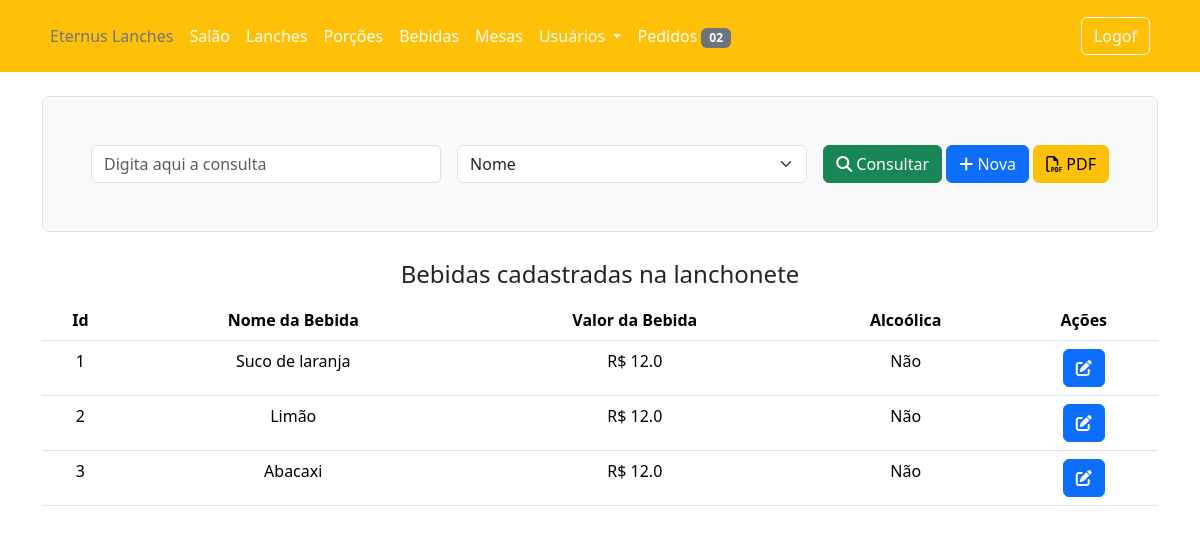
Before: /bebidas (signed in) with the older database file.
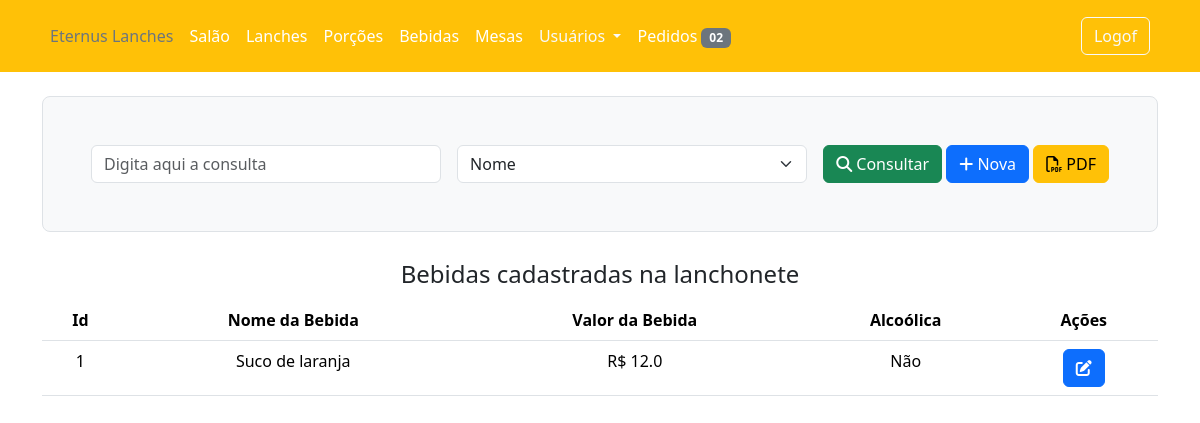
After: the same page with the newer database file.
### app/models/bdEternusLanches.py (models this page shows, shortened)
class Bebidas(db.Model):
    __tablename__ = 'Bebidas'
    id = db.Column(db.Integer, primary_key=True)
    nome = db.Column(db.String(40), unique=True, nullable=True)
    valor = db.Column(db.Float, nullable=False)
    alcoolica = db.Column(db.Boolean, nullable=False)
    img = db.Column(db.String(20), nullable=False, default='default.jpg')

### app/controllers/lanchonete/routes.py (the view)
@lanchonete.route('/bebidas', methods=['GET'])
@login_required
def bebidas():
    if current_user.is_authenticated:
        if current_user.acesso[0].tipo == 'Funcionario':
            form = BebidaConsultaForm()
            bebidas = Bebidas.query.all()
            return render_template('lanchonete/bebidas/bebidas.html', title='Bebidas', form=form, bebidas=bebidas)
        else:
            flash('Não tem permissão para acessar essa página', 'danger')
            return redirect(url_for('home.index'))
    else:
        flash('Faça o login para acessar essa página.', 'danger')
        return redirect(url_for('users.login'))

### app/controllers/lanchonete/lanchoneteForm.py
class BebidaConsultaForm(FlaskForm):
    consultar = StringField('Consulta', validators=[DataRequired()])
    selection = SelectField(choices=['Nome', 'Id'])

### app/models/bdEternusLanches.py (called while the page is built)
@login_manager.user_loader
def load_user(user_id):
    return Users.query.get(int(user_id))

### app/templates/lanchonete/bebidas/bebidas.html (shortened to what this page needs)
{% extends 'layout/lanchonete.html' %}
{% block content %}
<div class="container">
    <header class="h-100 p-5 bg-light border rounded-3 mt-4">
        <form action="" method="POST" class="row g-3">
            <div class="col md-3">
                {{form.consultar(class='form-control', placeholder='Digita aqui a consulta')}}
            </div>
            <div class="col md-4">
                {{form.selection(class='form-select col-md-2 ml-3')}}
            </div>
            <div class="col-auto">
                <button type="submit" class="btn btn-success ml-4"><i class="fa-solid fa-magnifying-glass"></i> Consultar</button>
                <a class="btn btn-primary ml-3" href="{{url_for('lanchonete.novaBebida')}}" role="button"><i class="fa-solid fa-plus"></i> Nova</a>
                <a class="btn btn-warning ml-3" href=" " role="button"><i class="fa-regular fa-file-pdf"></i> PDF</a>
            </div>
        </form>
    </header>
    <main>
        <fieldset>
            <legend class="text-center mt-4">Bebidas cadastradas na lanchonete</legend>
            <table class="table table-hover text-center">
                <thead>
                    <tr>
                        <th scope="col">Id</th>
                        <th scope="col">Nome da Bebida</th>
                        <th scope="col">Valor da Bebida</th>
                        <th scope="col">Alcoólica</th>
                        <th scope="col">Ações</th>
                    </tr>
                </thead>
                <tbody>
                    {% for bebida in bebidas%}
                    <tr>
                        <td scope="row">{{bebida.id}}</td>
                        <td scope="row">{{bebida.nome}}</td>
                        <td scope="row">R$ {{bebida.valor}}</td>
                        {% if bebida.alcoolica %}
                            <td scope="row">Sim</td>
                        {% else %}
                            <td scope="row">Não</td>
                        {% endif %}
                        <td scope="row">
                            <button onclick="editarBebida('{{bebida.id}}')" type="button" class="btn btn-primary" data-bs-toggle="modal" data-bs-target="#bebidaModal">
                                <i class="fa-solid fa-pen-to-square"></i>
                            </button>
                        </td>
                    </tr>
                    {% endfor %}
                </tbody>
            </table>
        </fieldset>
    </main>
</div>
{% endblock content %}

### app/templates/layout/lanchonete.html (shortened to what this page needs)
<!doctype html>
<html lang="en">
    <head>
        <link rel="stylesheet" href="{{url_for('static', filename='node_modules/bootstrap/dist/css/bootstrap.min.css')}}"/>
        <link rel="stylesheet" href="{{url_for('static', filename='node_modules/@fortawesome/fontawesome-free/css/fontawesome.css')}}">
        <link rel="stylesheet" href="{{url_for('static', filename='node_modules/@fortawesome/fontawesome-free/css/brands.css')}}">
        <link rel="stylesheet" href="{{url_for('static', filename='node_modules/@fortawesome/fontawesome-free/css/solid.css')}}">
    </head>
    <body>
      <header class="p-3 text-bg-warning">
        <div class="container">
          <div class="d-flex flex-wrap align-items-center justify-content-center justify-content-lg-start">
            <ul class="nav col-12 col-lg-auto me-lg-auto mb-2 justify-content-center mb-md-0">
              <li><a href="{{url_for('home.index')}}" class="nav-link px-2 text-secondary">Eternus Lanches</a></li>
              <li><a href="{{url_for('lanchonete.salaoLanchonete')}}" class="nav-link px-2 text-white">Salão</a></li>
              <li><a href="{{url_for('lanchonete.lanchesView')}}" class="nav-link px-2 text-white">Lanches</a></li>
              <li><a href="{{url_for('lanchonete.porcoes')}}" class="nav-link px-2 text-white">Porções</a></li>
              <li><a href="{{url_for('lanchonete.bebidas')}}" class="nav-link px-2 text-white">Bebidas</a></li>
              <li><a href="{{url_for('lanchonete.mesas')}}" class="nav-link px-2 text-white">Mesas</a></li>
              <ul class="navbar-nav px-2">
                <li class="nav-item dropdown">
                  <a class="nav-link dropdown-toggle text-light" href="#" role="button" data-bs-toggle="dropdown" aria-expanded="false">
                    Usuários
                  </a>
                </li>
              </ul>
              <li><a href="{{url_for('lanchonete.pedidos')}}" class="nav-link px-2 text-white">Pedidos <span class="badge text-bg-secondary">02</span></a></li>
            </ul>
            <div class="text-end">
              <a class="btn btn-outline-light me-2" href="{{url_for('users.logout')}}" role="button">Logof</a>
            </div>
          </div>
        </div>
      </header>
      <main>
          {% block content %} {% endblock content %}
      </main>
    </body>
</html>

Changed rows visible on the page:
removed Bebidas: id "2", nome "Limão", valor "12.0", alcoolica "Não"
removed Bebidas: id "3", nome "Abacaxi", valor "12.0", alcoolica "Não"
